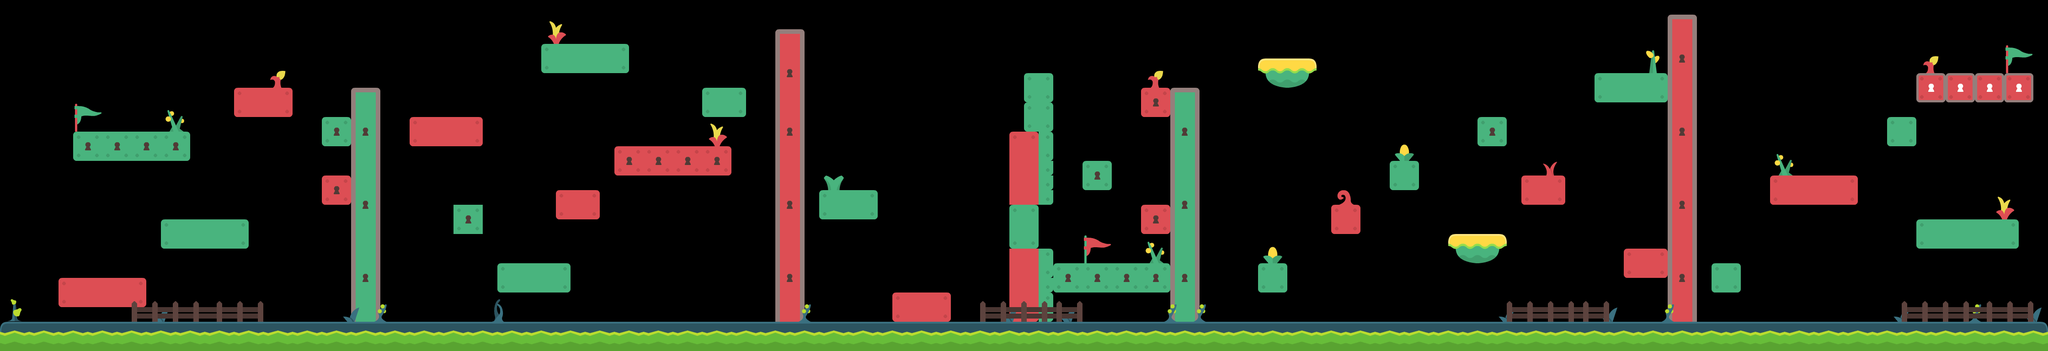

A 2D game scene composited from a Tiled map and its tileset images. What follows is a short description and the map's XML, with each tile layer's data collapsed to a summary:
An orthogonal 140x24 tile map with 32x32 px tiles, 11 tile layers (L1, L2, L3, L4, ...).

<map version="1.10" tiledversion="1.12.2" class="clsLevel" orientation="orthogonal" renderorder="right-down" width="140" height="24" tilewidth="32" tileheight="32" infinite="0" nextlayerid="12" nextobjectid="1">
 <tileset firstgid="1" source="AbstractPlatformer32x32.tsx" />
 <layer id="1" name="L1" class="clsGround" width="140" height="24" locked="1">
  <data>[3360 cells, 280 non-empty, 12 distinct tile ids]</data>
 </layer>
 <layer id="2" name="L2" class="clsPlatformRed" width="140" height="24">
  <data>[3360 cells, 112 non-empty, 24 distinct tile ids]</data>
 </layer>
 <layer id="3" name="L3" class="clsPlatformGreen" width="140" height="24" locked="1">
  <data>[3360 cells, 92 non-empty, 20 distinct tile ids]</data>
 </layer>
 <layer id="4" name="L4" class="clsPlaformRedLocked" width="140" height="24" locked="1">
  <data>[3360 cells, 32 non-empty, 12 distinct tile ids]</data>
 </layer>
 <layer id="5" name="L5" class="clsPlatformGreenLocked" width="140" height="24" locked="1">
  <data>[3360 cells, 44 non-empty, 8 distinct tile ids]</data>
 </layer>
 <layer id="6" name="L6" class="clsFlagsUp" width="140" height="24" locked="1">
  <data>[3360 cells, 11 non-empty, 8 distinct tile ids]</data>
 </layer>
 <layer id="7" name="L7" class="clsFlagsDown" width="140" height="24" locked="1">
  <data>[3360 cells, 6 non-empty, 4 distinct tile ids]</data>
 </layer>
 <layer id="8" name="L8" class="clsWalls" width="140" height="24">
  <data>[3360 cells, 178 non-empty, 36 distinct tile ids]</data>
 </layer>
 <layer id="9" name="L9" class="clsFlowers" width="140" height="24">
  <data>[3360 cells, 102 non-empty, 40 distinct tile ids]</data>
 </layer>
 <layer id="10" name="L10" class="clsFence" width="140" height="24" locked="1">
  <data>[3360 cells, 64 non-empty, 12 distinct tile ids]</data>
 </layer>
 <layer id="11" name="L11" class="clsArrows" width="140" height="24" locked="1">
  <data>[3360 cells, 0 non-empty, 0 distinct tile ids]</data>
 </layer>
</map>
